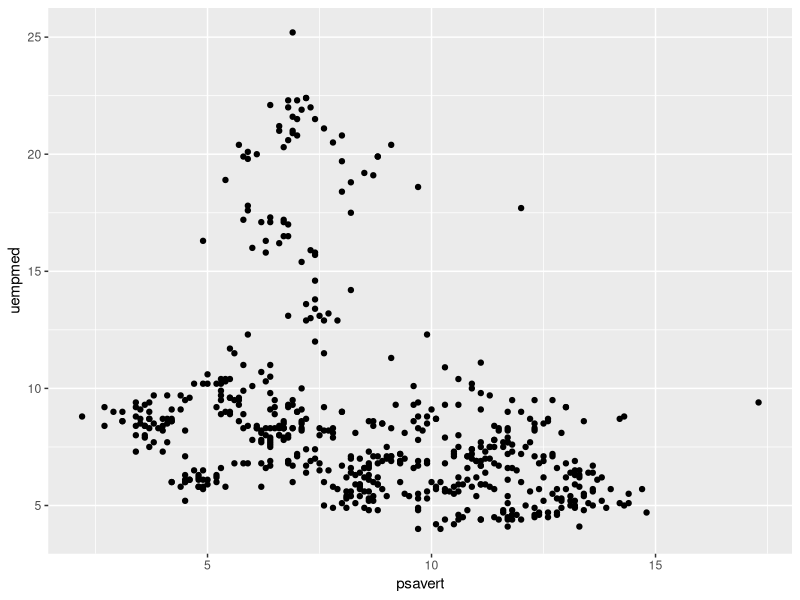

Generate this figure with R:
library(ggplot2)
library(tidyverse)
view(economics)
ggplot(economics, aes(psavert, uempmed)) + geom_point()
mean_unemployed <- mean(economics$unemploy)
mean_unemployed
